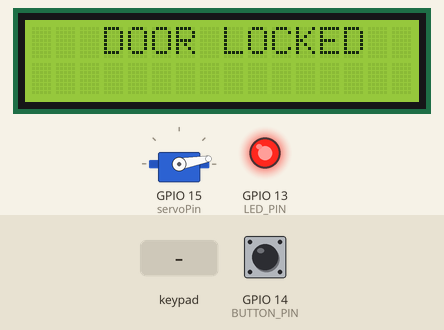
This sketch was run on a simulated ESP32. Parts: servo, 16×2 character LCD, output pins drawn as LEDs (lit = HIGH). Inputs (shaded band) come from the test bench; at power-on: GPIO 14 (BUTTON_PIN) HIGH. WiFi joins after 1.5 s; servers stay silent unless stated; no MQTT or app messages arrive unless stated; what the sketch prints to the serial monitor is not drawn.

Above: at 5.2 s.
5.3 s: keypad keys 1 2 3 4 A pressed 0.4 s apart
At 8.0 s:
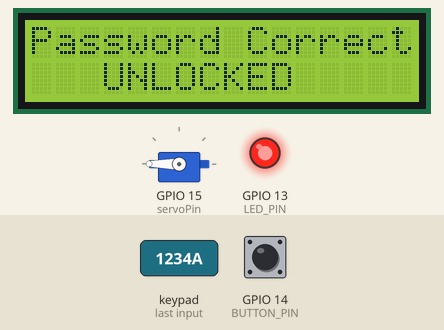
10.3 s: key '1' pressed
At 11.3 s:
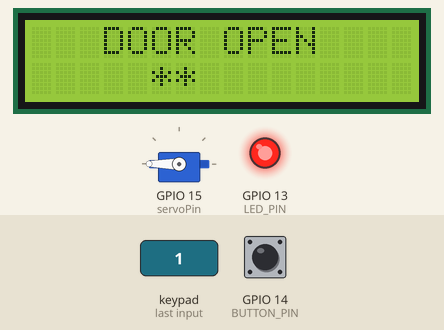
11.9 s: keypad keys 1 2 3 4 pressed 0.4 s apart
At 13.2 s:
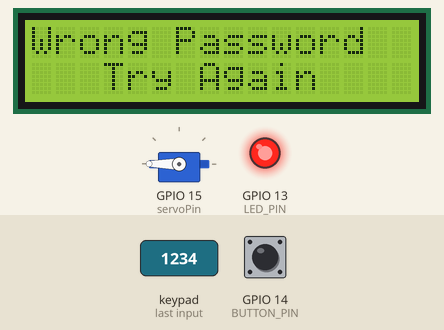
16.5 s: GPIO 14 (BUTTON_PIN) pulled LOW for 0.15 s
At 17.2 s:
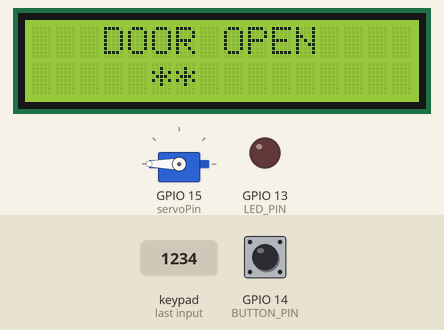
18.2 s: key '2' pressed
At 19.2 s:
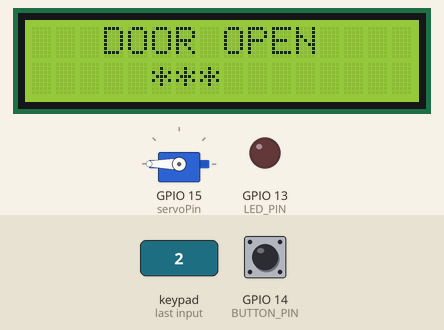
19.8 s: key '3' pressed
At 23.3 s:
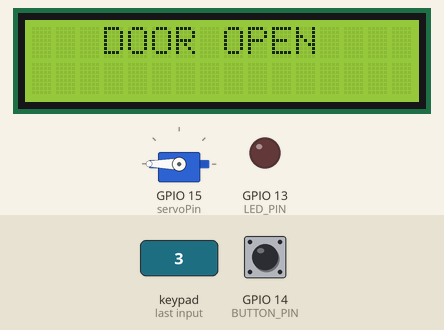
Timing chart, 0 to 23.8 s (numbered marks = the images above; inputs shaded):
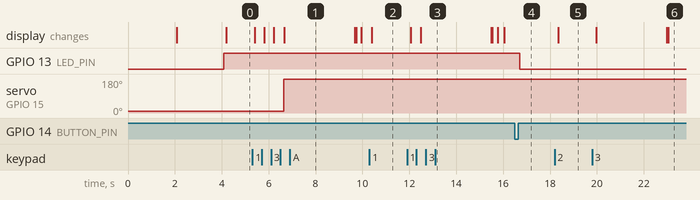

The sketch:

sketch.ino
```cpp
#include <ESP32Servo.h>
#include <LiquidCrystal_I2C.h>
#include <Keypad.h>
#include <Password.h>
#include <WiFi.h>
#include <PubSubClient.h>
#include <ArduinoJson.h>  // Inclure la bibliothèque ArduinoJson

// Définition des broches et des périphériques
#define servoPin 15
#define LED_PIN 13
#define BUTTON_PIN 14

Servo servo;
LiquidCrystal_I2C lcd(0x27, 16, 2);

const byte ROWS = 4;
const byte COLS = 4;
char keys[ROWS][COLS] = {
  {'1', '2', '3', 'A'},
  {'4', '5', '6', 'B'},
  {'7', '8', '9', 'C'},
  {'*', '0', '#', 'D'},
};
byte rowPins[ROWS] = {23, 19, 18, 5};
byte colPins[COLS] = {17, 16, 4, 2};

bool isDoorLocked = true;
Password password = Password("1234");

const byte maxPasswordLength = 4; // Longueur exacte du mot de passe
byte currentPasswordLength = 0;

Keypad keypad = Keypad(makeKeymap(keys), rowPins, colPins, ROWS, COLS);

// WiFi credentials
const char* WIFI_SSID = "Wokwi-GUEST";
const char* WIFI_PASSWORD = "";  // No password for Wokwi-GUEST network

// MQTT Broker information
const char* MQTT_BROKER = "test.mosquitto.org";
const int MQTT_PORT = 1883;
const char* MQTT_CLIENT_ID = "ESP32_client";
const char* TOPIC_LEDS = "home/led";

bool ledState = HIGH;      // État actuel de la LED (HIGH = éteinte, LOW = allumée)
bool lastButtonState = HIGH; // État précédent du bouton

WiFiClient espClient;
PubSubClient mqttClient(espClient);

// Fonction de gestion des messages MQTT reçus
void handleMQTTMessage(char* topic, byte* payload, unsigned int length) {
  String message = String((char*)payload);

  Serial.print("Message reçu sur le topic ");
  Serial.print(topic);
  Serial.print(": ");
  Serial.println(message);

  // Créer un objet JSON pour analyser le message
  StaticJsonDocument<200> doc;
  DeserializationError error = deserializeJson(doc, message);

  if (error) {
    Serial.print("Échec de l'analyse du message JSON: ");
    Serial.println(error.f_str());
    return;
  }

  // Vérifier si la clé "on" existe dans le message
  if (doc.containsKey("on")) {
    bool on = doc["on"];
    if (on && ledState != LOW) {
      digitalWrite(LED_PIN, LOW);  // Allumer la LED (LOW = LED allumée)
      ledState = LOW;
    } else if (!on && ledState != HIGH) {
      digitalWrite(LED_PIN, HIGH);  // Éteindre la LED (HIGH = LED éteinte)
      ledState = HIGH;
    }
  }
}

// Fonction de gestion de l'appui sur le bouton
void handleButtonPress() {
  if (ledState == HIGH) {
    digitalWrite(LED_PIN, LOW);  // Allumer la LED
    mqttClient.publish(TOPIC_LEDS, "{\"on\":true}");  // Envoyer l'état "on" via MQTT
    ledState = LOW;
  } else {
    digitalWrite(LED_PIN, HIGH);  // Éteindre la LED
    mqttClient.publish(TOPIC_LEDS, "{\"on\":false}");  // Envoyer l'état "off" via MQTT
    ledState = HIGH;
  }
}

void setup() {
  // Initialisation des broches
  pinMode(LED_PIN, OUTPUT);
  pinMode(BUTTON_PIN, INPUT_PULLUP);

  // Initialisation du moniteur série
  Serial.begin(115200);

  // Initialisation des périphériques
  servo.attach(servoPin);
  servo.write(10); // Position initiale (porte verrouillée)
  lcd.init();
  lcd.backlight();
  lcd.setCursor(0, 0);
  lcd.print("Door LOCK System");
  delay(2000);
  lcd.clear();

  // Connexion au Wi-Fi
  connectToWiFi();

  // Connexion au broker MQTT
  mqttClient.setServer(MQTT_BROKER, MQTT_PORT);
  mqttClient.setCallback(handleMQTTMessage);

  // LED éteinte par défaut
  digitalWrite(LED_PIN, HIGH);
}

void loop() {
  // Vérifier la connexion au Wi-Fi et au MQTT
  if (!mqttClient.connected()) {
    reconnectMQTT();
  }
  mqttClient.loop(); // Gérer la réception des messages MQTT

  // Lecture de l'état actuel du bouton
  bool currentButtonState = digitalRead(BUTTON_PIN);

  // Détecter le changement d'état du bouton (front descendant)
  if (currentButtonState == HIGH && lastButtonState == LOW) {
    handleButtonPress();  // Appel de la fonction pour gérer l'appui du bouton
    delay(300);  // Délai pour éviter les rebonds
  }

  lastButtonState = currentButtonState; // Mise à jour de l'état précédent du bouton
  delay(50);
  // Gestion du système de verrouillage de porte
  lcd.setCursor(3, 0);
  isDoorLocked ? lcd.print("DOOR LOCKED") : lcd.print("DOOR OPEN");

  char key = keypad.getKey();
  if (key != NO_KEY) {
    delay(100);

    if (key == '#') {
      resetPassword(); // Réinitialiser le mot de passe
    } else if (key == '*') {
      lcd.clear();
      lcd.setCursor(0, 0);
      lcd.print("Enter Password:");
      resetPassword(); // Commencez une nouvelle tentative
    } else {
      processNumberKey(key); // Gérer les touches numériques
    }
  }
}

void processNumberKey(char key) {
  if (currentPasswordLength < maxPasswordLength) {
    lcd.setCursor(currentPasswordLength + 5, 1);
    lcd.print("*");
    password.append(key);
    currentPasswordLength++;

    if (currentPasswordLength == maxPasswordLength) { // Vérifiez si la longueur requise est atteinte
      if (password.evaluate()) { // Mot de passe correct
        isDoorLocked = !isDoorLocked; // Basculer l'état de la porte
        isDoorLocked ? doorLocked() : doorOpen();
      } else { // Mot de passe incorrect
        displayMessage("Wrong Password", "Try Again");
        resetPassword(); // Réinitialisez après chaque tentative
      }
    }
  }
}

void doorLocked() {
  servo.write(10); // Position verrouillée
  displayMessage("Password Correct", "LOCKED");
  resetPassword(); // Réinitialisez après verrouillage
}

void doorOpen() {
  servo.write(180); // Position déverrouillée
  displayMessage("Password Correct", "UNLOCKED");
  resetPassword(); // Réinitialisez après déverrouillage
}

void resetPassword() {
  password.reset();
  currentPasswordLength = 0;
  lcd.clear();
  lcd.setCursor(0, 0);
}

void displayMessage(const char *line1, const char *line2) {
  lcd.clear();
  lcd.setCursor(0, 0);
  lcd.print(line1);
  lcd.setCursor(3, 1);
  lcd.print(line2);
  delay(3000);
  lcd.clear();
}

// Fonction de connexion au Wi-Fi
void connectToWiFi() {
  Serial.print("Connexion au réseau Wi-Fi ");
  Serial.print(WIFI_SSID);
  WiFi.begin(WIFI_SSID, WIFI_PASSWORD);

  while (WiFi.status() != WL_CONNECTED) {
    delay(1000);
    Serial.println("En attente de la connexion Wi-Fi...");
  }

  Serial.println("Connecté au Wi-Fi");
  Serial.print("Adresse IP : ");
  Serial.println(WiFi.localIP());
}

// Fonction de reconnection au broker MQTT
void reconnectMQTT() {
  while (!mqttClient.connected()) {
    Serial.print("Tentative de connexion au broker MQTT...");
    if (mqttClient.connect(MQTT_CLIENT_ID)) {
      Serial.println("Connecté au broker MQTT");
      // S'abonner au topic des LEDs pour recevoir les commandes MQTT
      mqttClient.subscribe(TOPIC_LEDS);
    } else {
      Serial.print("Échec de connexion, code d'erreur : ");
      Serial.println(mqttClient.state());
      delay(5000);
    }
  }
}
```

Measured:
- after the input at 5.3 s, servo on GPIO 15 (servoPin): 10° → 180° after 1.4 s; the display: first changes after 0.11 s (image 1 shows a later state)
- after the input at 10.3 s, the display: changes after 0.11 s (image 2)
- after the input at 11.9 s, the display: first changes after 0.16 s (image 3 shows a later state)
- after the input at 16.5 s, GPIO 13 (LED_PIN): HIGH → LOW after 0.20 s
- after the input at 18.2 s, the display: changes after 0.16 s (image 5)
- after the input at 19.8 s, the display: first changes after 0.17 s (image 6 shows a later state)
